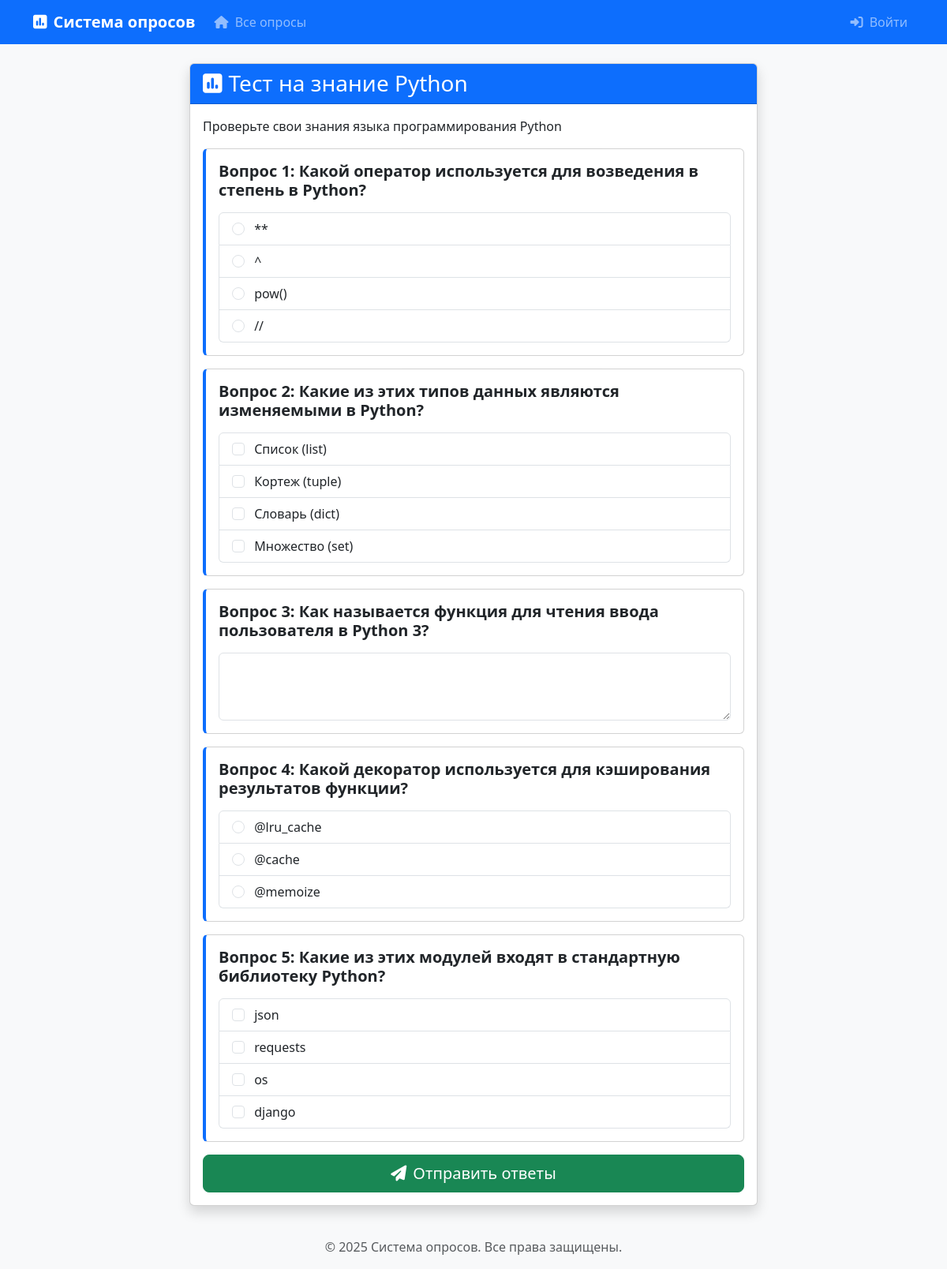
Screenshot of /survey/2/ with the database file from the repository.
### polls/models.py (models this page shows, shortened)
class Survey(models.Model):
    title = models.CharField(max_length=200)
    description = models.TextField(blank=True)
    start_date = models.DateTimeField(auto_now_add=True)
    end_date = models.DateTimeField(null=True, blank=True)
    is_active = models.BooleanField(default=True)

class Question(models.Model):
    TEXT = 'text'
    SINGLE = 'single'
    MULTIPLE = 'multiple'
    QUESTION_TYPE_CHOICES = [
        (TEXT, 'Текстовый ответ'),
        (SINGLE, 'Один вариант'),
        (MULTIPLE, 'Несколько вариантов'),
    ]
    survey = models.ForeignKey(Survey, related_name='questions', on_delete=models.CASCADE)
    text = models.TextField()
    question_type = models.CharField(max_length=10, choices=QUESTION_TYPE_CHOICES)
    correct_answer_text = models.TextField(blank=True, null=True)
    order = models.PositiveIntegerField(default=0)
    class Meta:
        ordering = ['order']

class Choice(models.Model):
    question = models.ForeignKey(Question, related_name='choices', on_delete=models.CASCADE)
    text = models.CharField(max_length=200)
    is_correct = models.BooleanField(default=False)

### polls/views.py (the view, shortened to what this page needs)
# urls.py: path('survey/<int:pk>/', SurveyDetailView.as_view(), name='survey_detail'),
class SurveyDetailView(DetailView):
    model = Survey
    template_name = 'polls/survey_detail.html'
    context_object_name = 'survey'
    def get_queryset(self):
        return Survey.objects.prefetch_related('questions__choices').filter(is_active=True)

### polls/templates/polls/survey_detail.html (shortened to what this page needs)
{% extends "polls/base.html" %}
{% block content %}
    <div class="container">
        <div class="row justify-content-center">
            <div class="col-lg-8">
                <div class="card shadow mb-4">
                    <div class="card-header bg-primary text-white">
                        <h3 class="card-title mb-0">
                            <i class="fas fa-poll me-2"></i>{{ survey.title }}
                        </h3>
                    </div>
                    <div class="card-body">
                        <p class="card-text">{{ survey.description }}</p>
                        <form method="post" id="surveyForm">
                            {% for question in survey.questions.all %}
                                <div class="card mb-3 question-card">
                                    <div class="card-body">
                                        <h5 class="question-title">
                                            Вопрос {{ forloop.counter }}: {{ question.text }}
                                        </h5>
                                        {% if question.question_type == 'text' %}
                                            <div class="form-group">
                                        <textarea class="form-control"
                                                  name="question_{{ question.id }}"
                                                  rows="3" required></textarea>
                                            </div>
                                        {% elif question.question_type == 'single' %}
                                            <div class="list-group">
                                                {% for choice in question.choices.all %}
                                                    <label class="list-group-item">
                                                        <input class="form-check-input me-2"
                                                               type="radio"
                                                               name="question_{{ question.id }}"
                                                               value="{{ choice.id }}" required>
                                                        {{ choice.text }}
                                                    </label>
                                                {% endfor %}
                                            </div>
                                        {% elif question.question_type == 'multiple' %}
                                            <div class="list-group">
                                                {% for choice in question.choices.all %}
                                                    <label class="list-group-item">
                                                        <input class="form-check-input me-2"
                                                               type="checkbox"
                                                               name="question_{{ question.id }}"
                                                               value="{{ choice.id }}">
                                                        {{ choice.text }}
                                                    </label>
                                                {% endfor %}
                                            </div>
                                        {% endif %}
                                    </div>
                                </div>
                            {% endfor %}
                            <div class="d-grid gap-2">
                                <button type="submit" class="btn btn-success btn-lg">
                                    <i class="fas fa-paper-plane me-2"></i>Отправить ответы
                                </button>
                            </div>
                        </form>
                    </div>
                </div>
            </div>
        </div>
    </div>
{% endblock %}

### polls/templates/polls/base.html (shortened to what this page needs)
<!DOCTYPE html>
<html lang="ru">
<head>
    <link href="https://cdn.jsdelivr.net/npm/bootstrap@5.3.0/dist/css/bootstrap.min.css" rel="stylesheet">
    <link rel="stylesheet" href="https://cdnjs.cloudflare.com/ajax/libs/font-awesome/6.4.0/css/all.min.css">
</head>
<body>
    <nav class="navbar navbar-expand-lg navbar-dark bg-primary fixed-top">
        <div class="container">
            <a class="navbar-brand" href="">
                <i class="fas fa-poll me-2"></i>Система опросов
            </a>
            <div class="collapse navbar-collapse" id="navbarNav">
                <ul class="navbar-nav me-auto">
                    <li class="nav-item">
                        <a class="nav-link" href=" {%  url 'home' %} ">
                            <i class="fas fa-home me-1"></i> Все опросы
                        </a>
                    </li>
                </ul>
                <ul class="navbar-nav">
                    {% if user.is_authenticated %}
                        {% if user.is_staff %}
                        {% endif %}
                        <li class="nav-item">
                            <a class="nav-link" href="{% url 'logout' %}">
                                <i class="fas fa-sign-out-alt me-1"></i> Выйти
                            </a>
                        </li>
                    {% else %}
                        <li class="nav-item">
                            <a class="nav-link" href="{% url 'login' %}">
                                <i class="fas fa-sign-in-alt me-1"></i> Войти
                            </a>
                        </li>
                    {% endif %}
                </ul>
            </div>
        </div>
    </nav>
    <main class="main-container">
        <div class="container mt-4">
            {% block content %}{% endblock %}
        </div>
    </main>
    <footer class="footer mt-auto py-3">
        <div class="container text-center">
            <span class="text-muted">
                &copy; {% now "Y" %} Система опросов. Все права защищены.
            </span>
        </div>
    </footer>
</body>
</html>

### polls/templates/polls/survey_detail.html (style rules this page uses)
.question-card { border-left: 4px solid #0d6efd; }
.question-title { font-weight: 600; margin-bottom: 1rem; }
.list-group-item { cursor: pointer; transition: background-color 0.2s; }

### polls/templates/polls/base.html (style rules this page uses)
body { padding-top: 56px; background-color: #f8f9fa; }
.navbar-brand { font-weight: 600; }
.main-container { min-height: calc(100vh - 120px); }
footer { background-color: #f8f9fa; padding: 20px 0; margin-top: 30px; }

### rows the page displays
Survey: title "Тест на знание Python", description "Проверьте свои знания языка программирования Python"
Question: text "Какой оператор используется для возведения в степень в Python?"
Choice: text "**"
Choice: text "^"
Choice: text "pow()"
Choice: text "//"
Question: text "Какие из этих типов данных являются изменяемыми в Python?"
Choice: text "Список (list)"
Choice: text "Кортеж (tuple)"
Choice: text "Словарь (dict)"
Choice: text "Множество (set)"
Question: text "Как называется функция для чтения ввода пользователя в Python 3?"
Question: text "Какой декоратор используется для кэширования результатов функции?"
Choice: text "@lru_cache"
Choice: text "@cache"
Choice: text "@memoize"
Question: text "Какие из этих модулей входят в стандартную библиотеку Python?"
Choice: text "json"
Choice: text "requests"
Choice: text "os"
Choice: text "django"
